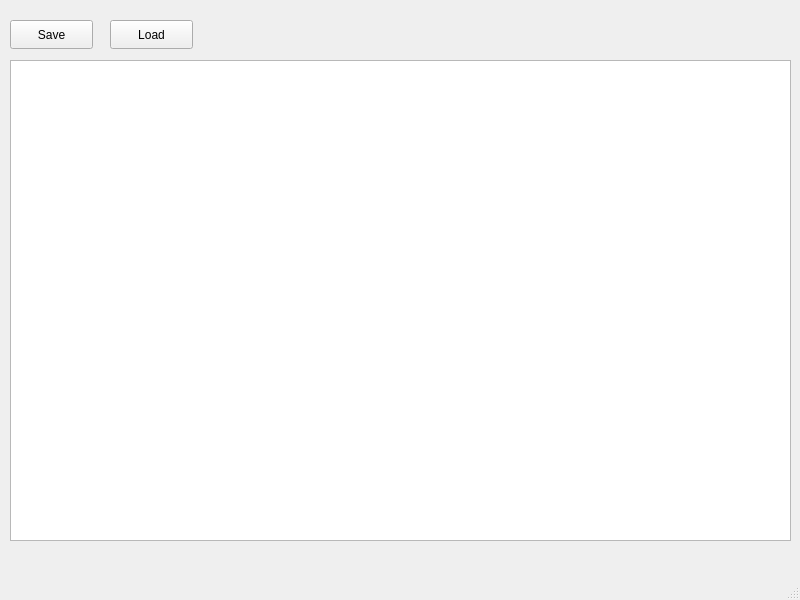
<?xml version="1.0" encoding="UTF-8"?>
<ui version="4.0">
 <class>MainWindow</class>
 <widget class="QMainWindow" name="MainWindow">
  <property name="geometry">
   <rect>
    <x>0</x>
    <y>0</y>
    <width>800</width>
    <height>600</height>
   </rect>
  </property>
  <property name="windowTitle">
   <string>MainWindow</string>
  </property>
  <widget class="QWidget" name="centralwidget">
   <widget class="QPushButton" name="saveButton">
    <property name="geometry">
     <rect>
      <x>10</x>
      <y>20</y>
      <width>83</width>
      <height>29</height>
     </rect>
    </property>
    <property name="text">
     <string>Save</string>
    </property>
   </widget>
   <widget class="QGraphicsView" name="graphicsView">
    <property name="geometry">
     <rect>
      <x>10</x>
      <y>60</y>
      <width>781</width>
      <height>481</height>
     </rect>
    </property>
   </widget>
   <widget class="QPushButton" name="loadButton">
    <property name="geometry">
     <rect>
      <x>110</x>
      <y>20</y>
      <width>83</width>
      <height>29</height>
     </rect>
    </property>
    <property name="text">
     <string>Load</string>
    </property>
   </widget>
  </widget>
  <widget class="QMenuBar" name="menubar">
   <property name="geometry">
    <rect>
     <x>0</x>
     <y>0</y>
     <width>800</width>
     <height>25</height>
    </rect>
   </property>
  </widget>
  <widget class="QStatusBar" name="statusbar"/>
 </widget>
 <resources/>
 <connections/>
</ui>
